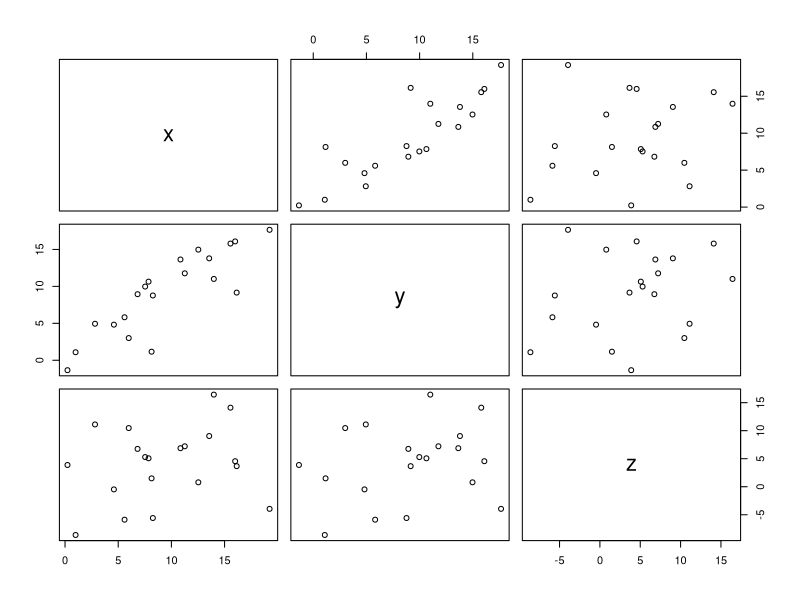
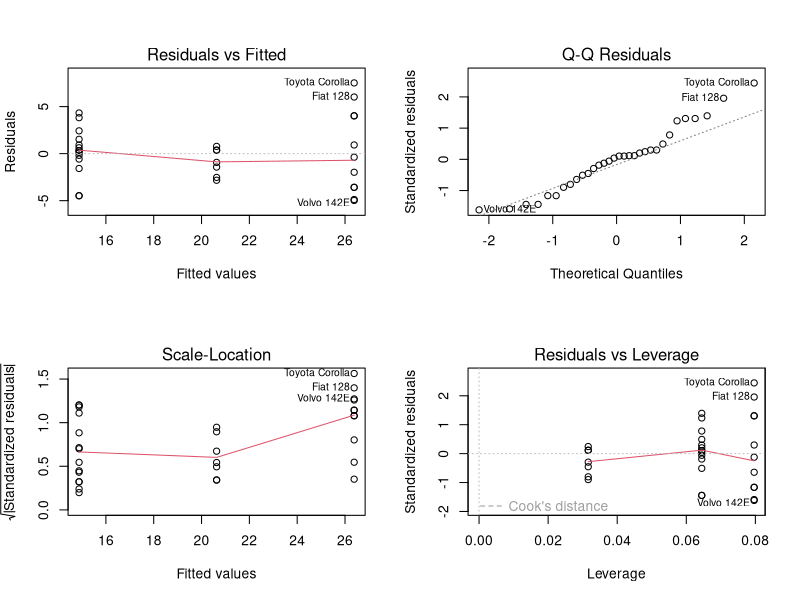
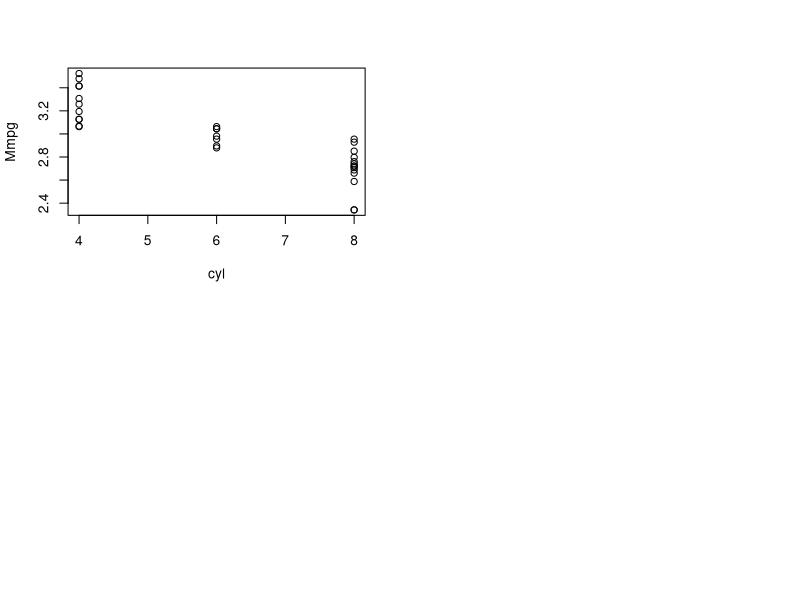
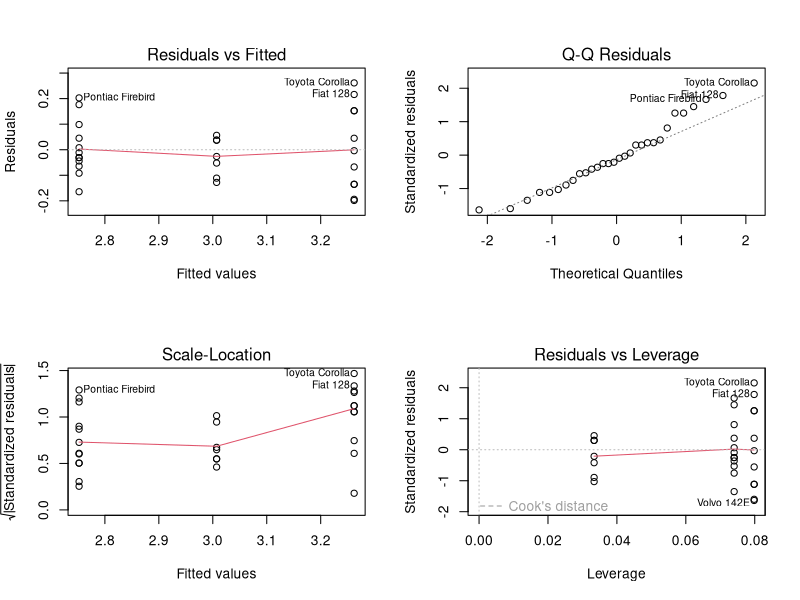

Reproduce these figures in R, in order.
## ---- chunk 1
x<-sample(1:20,20)+rnorm(10,sd=2)
y<-x+rnorm(10,sd=3)
z<-(sample(1:20,20)/2)+rnorm(20,sd=5)
df<-data.frame(x,y,z)
plot(df[,1:3])
## ---- chunk 2
cor(df,method="pearson")
## ---- chunk 3
cor(df[,1:3],method="spearman")
## ---- chunk 4
cor.test(df$x,df$y,method="pearson")
## ---- chunk 5

cor.test(df$x,df$y,method="spearman")

## ---- chunk 6
m1<-lm(mpg~cyl,data=mtcars)
summary(m1)
## ---- chunk 7
par(mfrow=c(2,2))
plot(m1)
## ---- chunk 8
mtcars$Mmpg<-log(mtcars$mpg)
plot(Mmpg~cyl,mtcars)
## ---- chunk 9
n<-rownames(mtcars)[mtcars$Mmpg!=min(mtcars$Mmpg[mtcars$cyl==8])]
mtcars2<-subset(mtcars,rownames(mtcars)%in%n)
## ---- chunk 10
model<-lm(Mmpg~cyl,mtcars2)
summary(model)
## ---- chunk 11
par(mfrow=c(2,2))
plot(model)
## ---- chunk 12
anova(model)
## ---- chunk 13
library(car)
Anova(model,white.adjust=TRUE)
